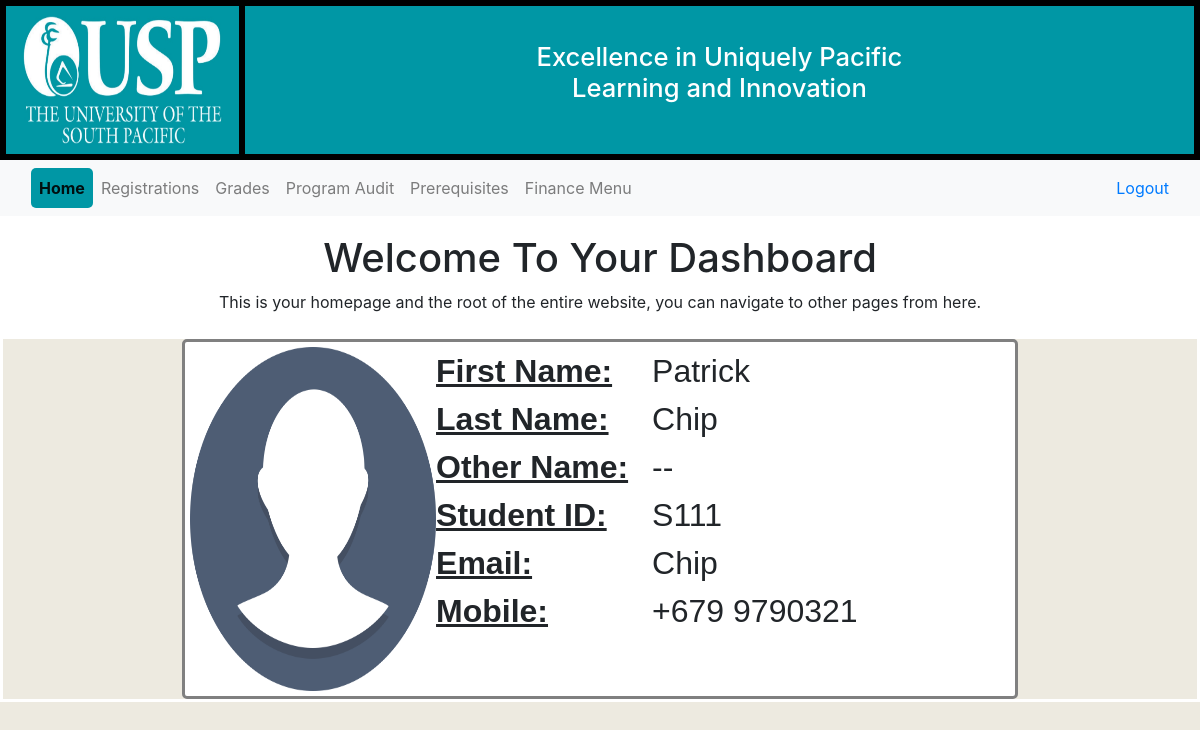
/Dashboard_Student/dashboard.php (signed in), run on the app's committed database.
### tables this page shows
CREATE TABLE STUDENT
(
	STUDENT_ID VARCHAR(9) NOT NULL DEFAULT 0,
	GENDER VARCHAR(5) NOT NULL,
	First_Name VARCHAR(40) NOT NULL,
	Other_Name VARCHAR(100) DEFAULT NULL,
	Last_Name VARCHAR(40) NOT NULL,
	S_Password VARCHAR(255) NOT NULL,
	Email VARCHAR(40) NOT NULL DEFAULT 0,
	Phone_Number VARCHAR(15) DEFAULT NULL,
	PRIMARY KEY (STUDENT_ID)
);

### Class/Student.php (called while the page is built, shortened)
<?php
    class Student
    {
        public function student_details($student_id)
        {
            try
			{
				$conn = new DBConn();
                $conn = $conn->connect();
                $stmt = $conn->prepare("SELECT * FROM STUDENT WHERE STUDENT_ID = (:student_id);");
                $stmt->bindParam(':student_id', $student_id);
                if($stmt->execute())
				{
                    $result = $stmt->fetchAll();
                    return $result;
                }
            }
            catch(PDOException $e)
			{
				echo "Error: " . $e->getMessage();
			}
        }
    }
?>

### Dashboard_Student/dashboard.php (the view, shortened to what this page needs)
<?php require_once("../Class/Student.php"); ?>
<?php
$student = new Student();
$student_id = $_SESSION["id"];
$details = $student->student_details($student_id);
foreach($details as $row){
    $fname = $row["First_Name"];
    $lname = $row["Last_Name"];
    $oname = $row["Other_Name"];
    $email = $row["Email"];
    $mobile = $row["Phone_Number"];
}
?>
<!DOCTYPE html>
<html>
<head>
    <link rel="stylesheet" type="text/css" href="styles.css">
    <link rel="stylesheet" href="https://maxcdn.bootstrapcdn.com/bootstrap/4.3.1/css/bootstrap.min.css">
</head>
<body>
    <div class="header">
        <img src="../images/usp_logo.jpg" class="logo">
        <div class="title">
            <h2>
                Excellence in Uniquely Pacific <br>Learning and Innovation
            </h2>
        </div>
    </div>
    <nav class="navbar navbar-expand-lg navbar-light bg-light">
        <div class="container-fluid" >
            <ul class="nav navbar-nav">
                <li class="nav-item active">
                    <a class="nav-link" href="dashboard.php">Home</a>
                </li>
                <li class="nav-item">
                    <a class="nav-link" href="registrations.php">Registrations</a>
                </li>
                <li class="nav-item">
                    <a class="nav-link" href="grades.php">Grades</a>
                </li>
                <li class="nav-item">
                    <a class="nav-link" href="programAudit.php">Program Audit</a>
                </li>
                <li class="nav-item">
                    <a class="nav-link" href="prerequisites.php">Prerequisites</a>
                </li>
                <li class="nav-item">
                    <a class="nav-link" href="financeMenu.php">Finance Menu</a>
                </li>
            </ul>
            <ul class="nav navbar-nav navbar-right">
                <li><a href="../index.php"><span class="glyphicon glyphicon-log-in"></span> Logout</a></li>
            </ul>
        </div>
    </nav>
    <div class="Container">
        <div class="page-title">
            <h1>Welcome To Your Dashboard</h1>
            <p>This is your homepage and the root of the entire website, you can navigate to other pages from here.</p>
        </div>
        <div class="details">
            <div class="picture">
                <img src="../images/profile_pic.png" style="width: 100%; height: 100%;">
            </div>
            <div class="caption">
                <p>
                    First Name:<br />
                    Last Name:<br />
                    Other Name:<br />
                    Student ID:<br />
                    Email:<br />
                    Mobile:<br />
                </p>
            </div>
            <div class="caption_detials">
                 <p>
                    <?php echo $fname; ?><br />
                    <?php echo $lname; ?><br />
                    <?php
                        if(empty($oname)){
                            echo "--";
                        }else{
                            echo $oname;
                        }
                    ?><br />
                    <?php echo $student_id; ?><br />
                    <?php echo $email; ?><br />
                    <?php echo $mobile; ?><br />
                </p>
            </div>
        </div>
    </div>
</body>
</html>

### Dashboard_Student/styles.css (style rules this page uses)
@media (min-width: 48em) { h1 { font-size: 2.441em; } }
.header { width: 100%; height: 20vh; background-color: rgb(0, 151, 165); border-style: solid; border-color: black; }
.title { border-style: solid; border-color: black; width: 80%; height: 100%; float: left; text-align: center; padding: 3%; color:white; }
.logo { max-width: 100%!important; max-height: 100%!important; background-size:contain; border-style: solid; border-color: black; width: 20%; height: 100%; float: left; }
.active { color: white!important; background-color: rgb(0, 151, 165); border-radius: 5PX; font-weight: bold; }
h2 { font-size: 1.6em!important; }
body { font-size: 100%; !important; background-color: #EDEAE0!important; }
.Container { border-style: solid; border-color: white; }
.page-title { height: 15vh; background-color: white; padding: 15px; text-align: center; }
.picture { width: 30%; height: 100%; float: left; }
.details { padding: 5px; margin: auto; height: 45vh; width: 70%; background-color: white; border-style: solid; border-radius: 5px; border-color: grey; }
.caption_detials { height: 100%; float: left; font-family: "Arial"; font-size: 2em; margin-left: 2vw; }
.caption { height: 100%; float: left; font-family: "Arial"; font-weight: bold; font-size: 2em; text-decoration: underline; }

### data on the page
student: First_Name "Patrick", Last_Name "Chip", Email "Chip", Phone_Number "+679 9790321"

### other printed values
$student_id "S111"
